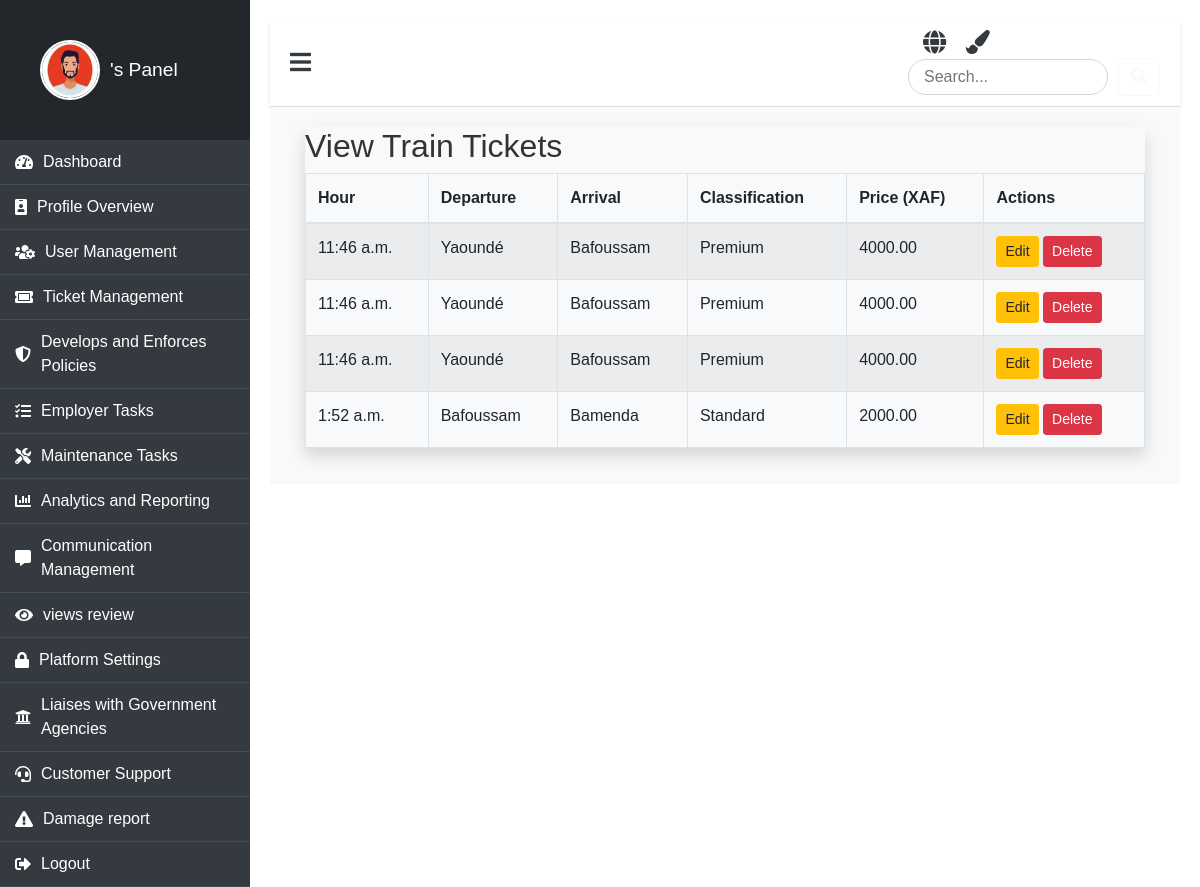
The page /view_tickets/ on the database as committed earlier.
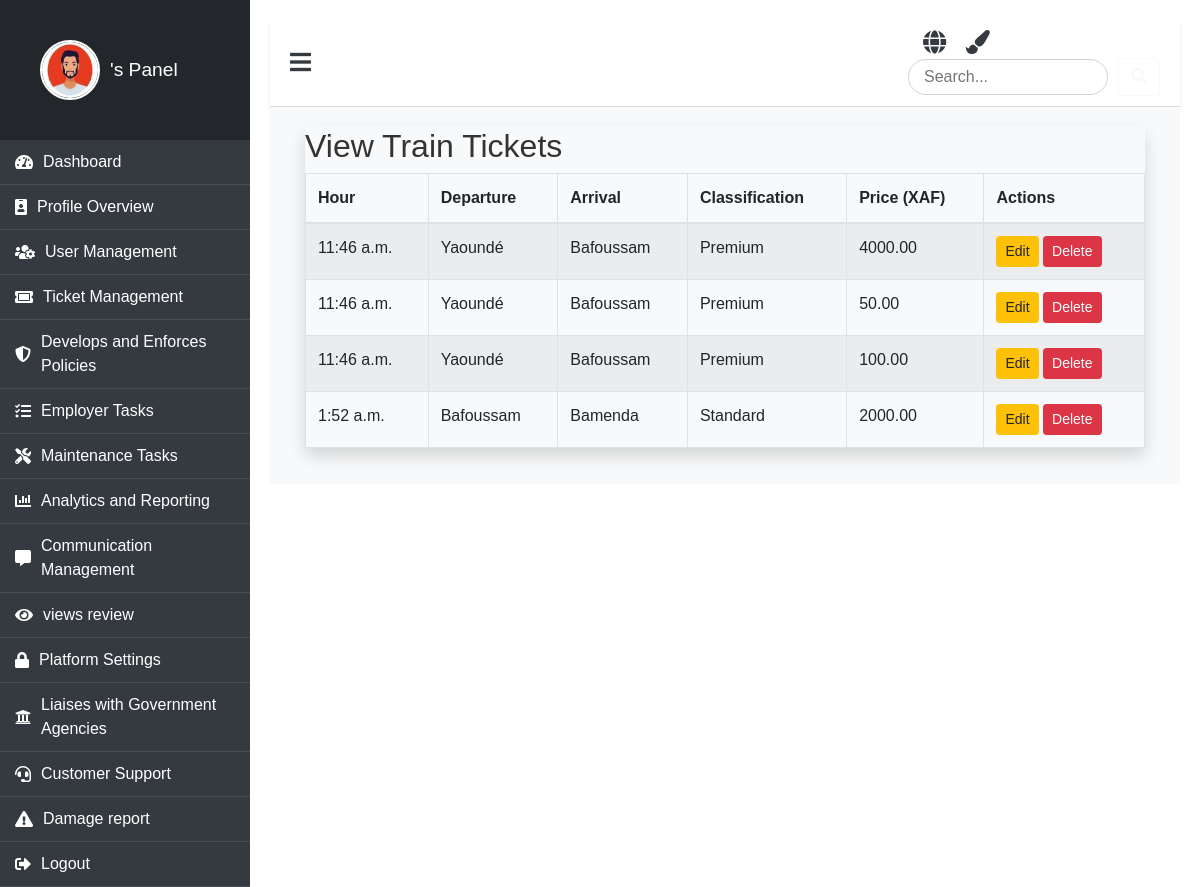
The same page on the database as committed later.
### booking/models.py (models this page shows, shortened)
class Ticket(models.Model):
    TOWN_CHOICES = [
        ('Yaoundé', 'Yaoundé'),
        ('Bafoussam', 'Bafoussam'),
        ('Ngaoundéré', 'Ngaoundéré'),
        ('Douala', 'Douala'),
        ('Bamenda', 'Bamenda'),
        ('Garoua', 'Garoua'),
    ]
    CLASSIFICATION_CHOICES = [
        ('Standard', 'Standard'),
        ('Premium', 'Premium'),
        ('VIP', 'VIP'),
    ]
    hour = models.TimeField()
    departure = models.CharField(max_length=255, choices=TOWN_CHOICES)
    arrival = models.CharField(max_length=255, choices=TOWN_CHOICES)
    classification = models.CharField(max_length=20, choices=CLASSIFICATION_CHOICES)
    price = models.DecimalField(max_digits=10, decimal_places=2)
    railway_name = models.CharField(max_length=255, default='E-railway Railway')
    title = models.CharField(max_length=100, default='Untitled Ticket')  # Default value

### booking/views.py (the view)
# urls.py: path('view_tickets/', views.view_tickets, name='view_tickets'),
def view_tickets(request):
    tickets = Ticket.objects.all()
    return render(request, 'panel/admin/ticket/view_tickets.html', {'tickets': tickets})

### booking/templates/panel/admin/ticket/view_tickets.html (shortened to what this page needs)
{% extends 'panel/base/base_admin.html' %}
{% block content %}
<div class="container">
    <div class="ticket-list-container shadow">
        <h2 class="form-header">View Train Tickets</h2>
        <table class="table table-bordered table-striped">
            <thead>
                <tr>
                    <th>Hour</th>
                    <th>Departure</th>
                    <th>Arrival</th>
                    <th>Classification</th>
                    <th>Price (XAF)</th>
                    <th>Actions</th>
                </tr>
            </thead>
            <tbody>
                {% for ticket in tickets %}
                <tr>
                    <td>{{ ticket.hour }}</td>
                    <td>{{ ticket.departure }}</td>
                    <td>{{ ticket.arrival }}</td>
                    <td>{{ ticket.classification }}</td>
                    <td>{{ ticket.price }}</td>
                    <td>
                        <a href="{% url 'edit_ticket' ticket.id %}" class="btn btn-warning btn-sm">Edit</a>
                        <button class="btn btn-danger btn-sm" onclick="deleteTicket({{ ticket.id }})">Delete</button>
                    </td>
                </tr>
                {% endfor %}
            </tbody>
        </table>
    </div>
</div>
{% endblock %}

Rows that differ between the two databases and show on the page:
changed Ticket (number 2 of 4 on the later page): price "4000.00" → "50.00"
changed Ticket (number 3 of 4 on the later page): price "4000.00" → "100.00"
